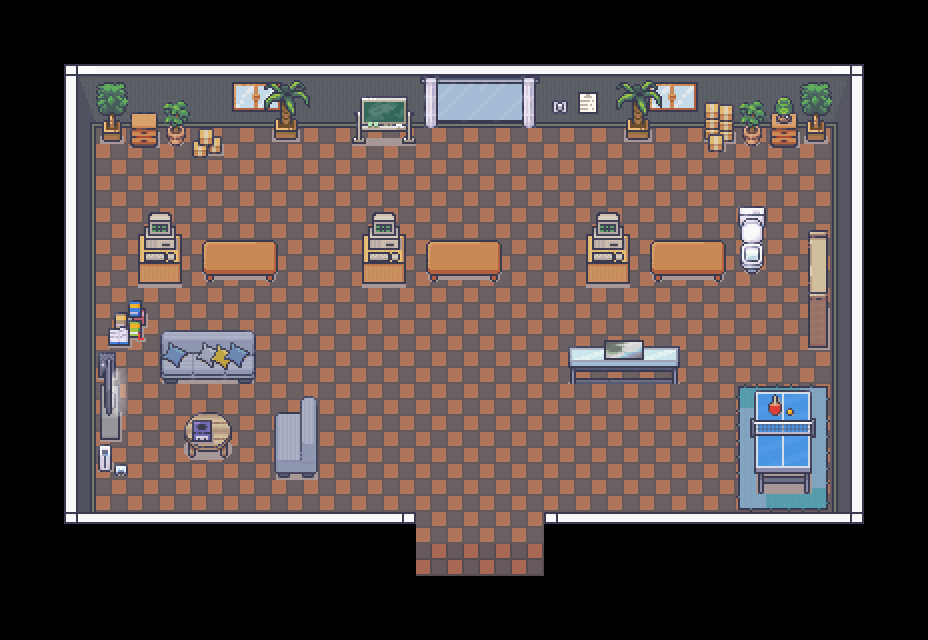

Rendered tile map (Tiled .tmx) drawn with the repository's tilesets; below, a short description and the map source with its tile grids summarised:
An orthogonal 29x20 tile map with 32x32 px tiles, 8 tile layers (Piso, Tapete, Mesa, Parede, ...), 1 hidden layer not drawn, 4 tilesets and 30 objects (player_spawn, npc_1, npc_0, npc_2, mesa_tenis, ...).

<map version="1.10" tiledversion="1.10.2" orientation="orthogonal" renderorder="right-down" width="29" height="20" tilewidth="32" tileheight="32" infinite="0" nextlayerid="14" nextobjectid="51">
 <tileset firstgid="1" source="tileset_paredes.tsx" />
 <tileset firstgid="8285" source="tileset_generic.tsx" />
 <tileset firstgid="9533" source="tileset_estoque.tsx" />
 <tileset firstgid="10333" source="tileset_biblioteca.tsx" />
 <layer id="1" name="Piso" width="29" height="20" opacity="0.98">
  <data>[580 cells, 358 non-empty, 2 distinct tile ids]</data>
 </layer>
 <layer id="3" name="Tapete" width="29" height="20">
  <data>[580 cells, 16 non-empty, 16 distinct tile ids]</data>
 </layer>
 <objectgroup id="13" name="Personagens" visible="0">
  <object id="47" name="player_spawn" x="480" y="490">
   <point />
  </object>
  <object id="48" name="npc_1" x="464" y="220.4">
   <point />
  </object>
  <object id="49" name="npc_0" x="688" y="220.4">
   <point />
  </object>
  <object id="50" name="npc_2" x="240" y="220.4">
   <point />
  </object>
 </objectgroup>
 <layer id="8" name="Mesa" width="29" height="20">
  <data>[580 cells, 33 non-empty, 33 distinct tile ids]</data>
 </layer>
 <layer id="2" name="Parede" width="29" height="20">
  <data>[580 cells, 101 non-empty, 19 distinct tile ids]</data>
 </layer>
 <layer id="4" name="moveis" width="29" height="20">
  <data>[580 cells, 61 non-empty, 36 distinct tile ids]</data>
 </layer>
 <layer id="6" name="moveis 2" width="29" height="20">
  <data>[580 cells, 44 non-empty, 30 distinct tile ids]</data>
 </layer>
 <layer id="7" name="moveis 3" width="29" height="20">
  <data>[580 cells, 5 non-empty, 5 distinct tile ids]</data>
 </layer>
 <layer id="5" name="Plantinhas" width="29" height="20">
  <data>[580 cells, 14 non-empty, 8 distinct tile ids]</data>
 </layer>
 <objectgroup id="12" name="ObjetosColisores" visible="0">
  <object id="6" name="mesa_tenis" x="749.818" y="389.868" width="66.1818" height="75.9487" />
  <object id="8" name="mesa_stand_0" x="649.909" y="240.125" width="75.9091" height="29.8069" />
  <object id="11" name="mesa_stand_1" x="425.892" y="239.918" width="76.0909" height="29.9602" />
  <object id="12" name="mesa_stand_2" x="202.17" y="240.136" width="75.9091" height="29.5" />
  <object id="13" name="mesinha_1" x="130" y="112.063" width="28" height="35.8125" />
  <object id="15" name="mesinha_0" x="770.062" y="111.636" width="28.0341" height="36.2955" />
  <object id="16" name="mesa_Computador_0" x="586.074" y="236.105" width="43.9432" height="33.7936" />
  <object id="19" name="mesa_Computador_1" x="362.074" y="236.026" width="43.9432" height="33.77" />
  <object id="20" name="mesa_Computador_2" x="137.847" y="235.897" width="43.9432" height="33.0455" />
  <object id="21" name="sofa_0" x="273.977" y="412.174" width="44.0842" height="57.2094" />
  <object id="22" name="sofa_1" x="159.917" y="344.365" width="96.375" height="29.1766" />
  <object id="23" name="mesa_de_centro" x="183.708" y="421.792" width="48.2917" height="30.0924" />
  <object id="24" name="televisao" x="96" y="352" width="28.0652" height="90.125" />
  <object id="25" name="aquario" x="567.667" y="346.182" width="112" height="24.2121" />
  <object id="26" name="livros" x="807.938" y="246.032" width="20.0417" height="102.009" />
  <object id="27" name="privada" x="738.212" y="240.034" width="28.5455" height="33.9053" />
  <object id="28" name="caixas_0" x="704" y="102" width="29.9167" height="51.3333" />
  <object id="29" name="vasinho_2" x="625.971" y="117.971" width="24.1449" height="22.0435" />
  <object id="30" name="vasinho_1" x="741.917" y="125.958" width="20.125" height="20.125" />
  <object id="31" name="vasinho_0" x="805.933" y="120.061" width="20.0667" height="22" />
  <object id="32" name="quadro" x="351.667" y="115.667" width="64.3333" height="27.6667" />
  <object id="33" name="vasinho_3" x="273.884" y="117.99" width="24.1576" height="22.0394" />
  <object id="34" name="caixas_1" x="191.667" y="126.667" width="32" height="32" />
  <object id="35" name="vasinho_4" x="165.899" y="125.884" width="20.1159" height="20.1014" />
  <object id="36" name="vasinho_5" x="101.812" y="120" width="20.2464" height="23.3333" />
  <object id="46" name="console" x="98" y="444" width="28.125" height="20.3011" />
 </objectgroup>
 <layer id="9" name="blocos colisores" width="29" height="20" visible="0" opacity="0.28" offsetx="138" offsety="80">
  <properties>
   <property name="solid" type="bool" value="true" />
  </properties>
  <data>[580 cells, 72 non-empty, 1 distinct tile ids]</data>
 </layer>
</map>
